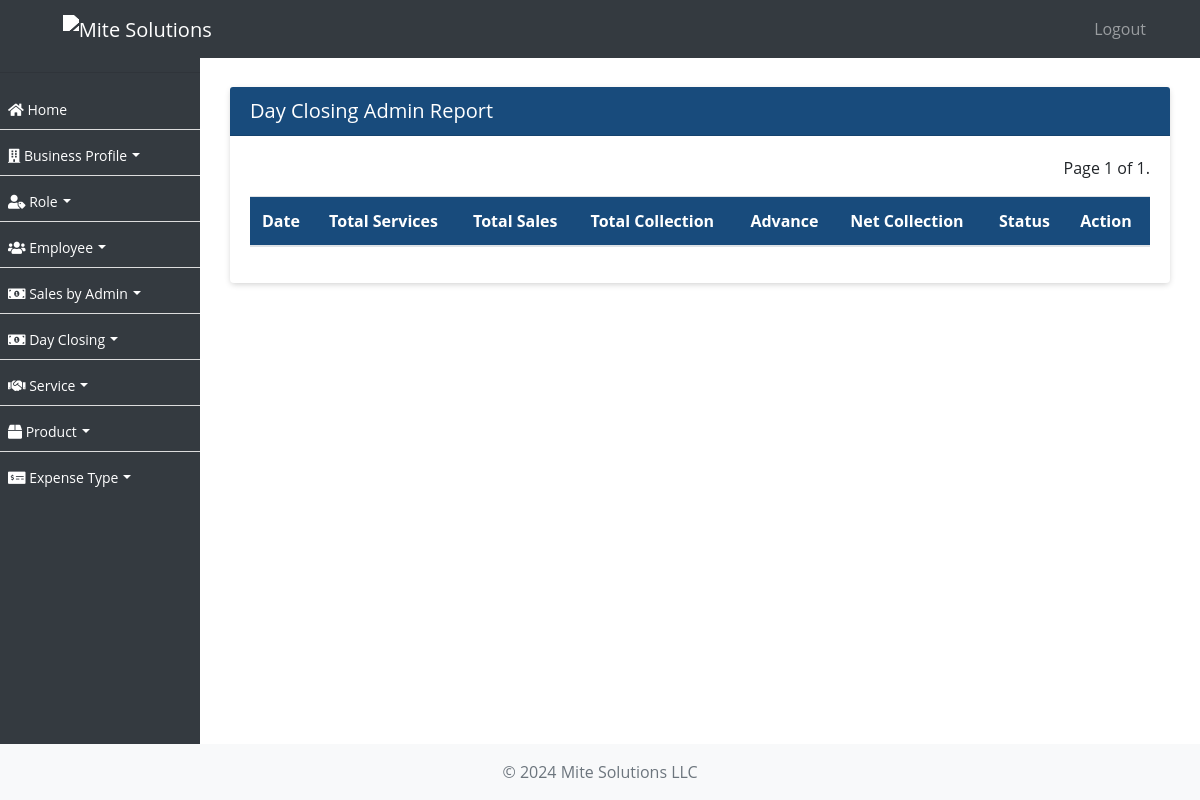
Page /sale/day-closing-admin-report/ (signed in) on the earlier database version.
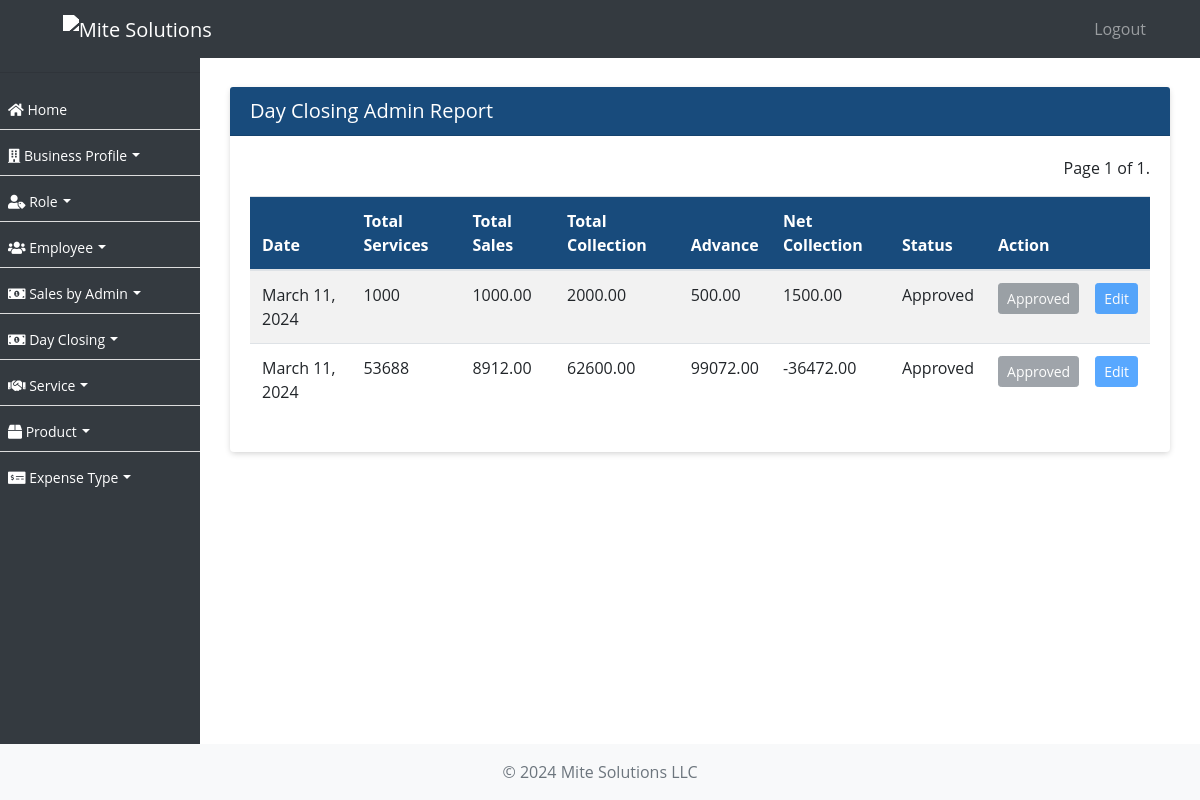
Same page on the later database version.
### ezshopapp/models.py (models this page shows)
class DayClosingAdmin(models.Model):
    date = models.DateField(default=timezone.now)
    total_services = models.PositiveIntegerField(default=0)
    total_sales = models.DecimalField(max_digits=10, decimal_places=2, default=0)
    total_collection = models.DecimalField(max_digits=10, decimal_places=2)
    advance = models.DecimalField(max_digits=10, decimal_places=2)
    net_collection = models.DecimalField(max_digits=10, decimal_places=2)
    status = models.CharField(max_length=10, choices=STATUS_CHOICES, default='approved')
    created_on = models.DateTimeField(auto_now_add=True, null=True)

### ezshopapp/views.py (the view)
# urls.py: path('sale/day-closing-admin-report/', day_closing_admin_report, name='day_closing_admin_report'),
@login_required
def day_closing_admin_report(request):
    day_closings_list = DayClosingAdmin.objects.all()
    paginator = Paginator(day_closings_list, 10)
    page = request.GET.get('page')
    try:
        day_closings = paginator.page(page)
    except PageNotAnInteger:
        day_closings = paginator.page(1)
    except EmptyPage:
        day_closings = paginator.page(paginator.num_pages)
    return render(request, 'day_closing_admin_report.html', {'day_closings': day_closings})

### ezshopapp/templates/day_closing_admin_report.html (shortened to what this page needs)
{% extends 'base.html' %}
{% block content %}
<div class="container-fluid">
    <div class="card mt-3">
        <div class="card-header">
            <h5 class="mb-0">Day Closing Admin Report</h5>
        </div>
        <div class="card-body">
            <div class="pagination mb-3" style="float:right;">
                <span class="step-links">
                    <span class="current">
                        Page {{ day_closings.number }} of {{ day_closings.paginator.num_pages }}.
                    </span>
                </span>
            </div>
            <table class="table table-responsive-sm table-striped" style="width: 100%;">
                <thead>
                    <tr>
                        <th>Date</th>
                        <th>Total Services</th>
                        <th>Total Sales</th>
                        <th>Total Collection</th>
                        <th>Advance</th>
                        <th>Net Collection</th>
                        <th>Status</th>
                        <th>Action</th>
                    </tr>
                </thead>
                <tbody>
                    {% for day_closing in day_closings %}
                    <tr>
                        <td>{{ day_closing.date }}</td>
                        <td>{{ day_closing.total_services }}</td>
                        <td>{{ day_closing.total_sales }}</td>
                        <td>{{ day_closing.total_collection }}</td>
                        <td>{{ day_closing.advance }}</td>
                        <td>{{ day_closing.net_collection }}</td>
                        <td class="text-capitalize">{{ day_closing.status }}</td>
                        <td>
                            <div class="d-flex justify-content-between align-items-center gap-3">
                                {% if day_closing.status == 'pending' %}
                                    <a href="{% url 'approve_day_closing' day_closing.id %}" class="btn btn-success btn-sm">Approve</a>
                                {% else %}
                                    <button class="btn btn-secondary btn-sm" disabled>Approved</button>
                                {% endif %}
                                {% if day_closing.status != 'approved' %}
                                    <span class="pl-3"><a href="{% url 'edit_day_closing' day_closing.id %}" class="btn btn-primary btn-sm">Edit</a></span>
                                {% else %}
                                    <span class="pl-3"><button class="btn btn-primary btn-sm" disabled>Edit</button></span>
                                {% endif %}
                            </div>
                        </td>
                    </tr>
                    {% endfor %}
                </tbody>
            </table>
        </div>
    </div>
</div>
{% endblock %}

Differences in the rows shown:
added DayClosingAdmin: date "March 11, 2024", total_services "1000", total_sales "1000.00", total_collection "2000.00", advance "500.00", net_collection "1500.00", status "Approved", shows "Edit"
added DayClosingAdmin: date "March 11, 2024", total_services "53688", total_sales "8912.00", total_collection "62600.00", advance "99072.00", net_collection "-36472.00", status "Approved", shows "Edit"
